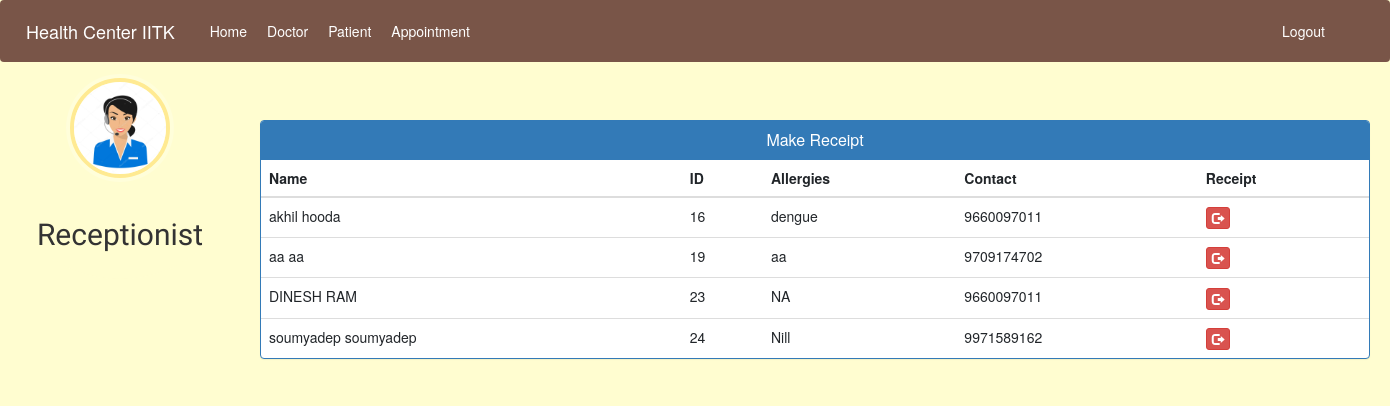
The page /admin-discharge-patient (signed in) on the database its author committed.
### hospital/models.py (models this page shows, shortened)
class Patient(models.Model):
    user = models.OneToOneField(User, on_delete=models.CASCADE)
    profile_pic = models.ImageField(
        upload_to='profile_pic/PatientProfilePic/', default='../static/images/error.jpg', null=True, blank=True)
    address = models.CharField(max_length=40)
    mobile = models.CharField(max_length=20, null=False)
    symptoms = models.CharField(max_length=100, null=False)
    assignedDoctorId = models.PositiveIntegerField(null=True)
    admitDate = models.DateField(auto_now=True)
    status = models.BooleanField(default=False)
    @property
    def get_name(self):
        return self.user.first_name+" "+self.user.last_name
    @property
    def get_id(self):
        return self.user.id

### hospital/views.py (the view)
# urls.py: path('admin-discharge-patient', views.admin_discharge_patient_view,
@login_required(login_url='adminlogin')
@user_passes_test(is_admin)
def admin_discharge_patient_view(request):
    patients = models.Patient.objects.all().filter(status=True)
    return render(request, 'hospital/admin_discharge_patient.html', {'patients': patients})

### hospital/views.py (called while the page is built)
def is_admin(user):
    return user.groups.filter(name='ADMIN').exists()

### templates/hospital/admin_discharge_patient.html (shortened to what this page needs)
{% extends 'hospital/admin_base.html' %}
{% block content %}
<head>
  <link href="//netdna.bootstrapcdn.com/bootstrap/3.0.0/css/bootstrap.min.css" rel="stylesheet" id="bootstrap-css">
</head>
<div class="container">
  <br/>
  <br/>
  <br/>
  <br/>
  <div class="panel panel-primary">
    <div class="panel-heading">
      <h6 class="panel-title">Make Receipt</h6>
    </div>
    <table class="table table-hover" id="dev-table">
      <thead>
        <tr>
          <th>Name</th>
          <th>ID</th>
          <th>Allergies</th>
          <th>Contact</th>
          <th>Receipt</th>
        </tr>
      </thead>
      {% for p in patients %}
      <tr>
        <td> {{p.get_name}}</td>
        <td>{{p.get_id}}</td>
        <td>{{p.symptoms}}</td>
        <td>{{p.mobile}}</td>
        <td><a class="btn btn-danger btn-xs" href="{% url 'discharge-patient' p.id  %}"><span class="glyphicon glyphicon-log-out"></span></a></td>
      </tr>
      {% endfor %}
    </table>
  </div>
</div>
{% endblock content %}

### static/style.css (style rules this page uses)
body { padding-left: 240px; }

### templates/hospital/admin_base.html (style rules this page uses)
a:link { text-decoration: none; }
a { color: rgb(202, 35, 35); }
body { background-color: rgb(255, 253, 208); font-family: 'Work Sans', sans-serif; }

### templates/hospital/admin_discharge_patient.html (style rules this page uses)
a:link { text-decoration: none; }
h6 { text-align: center; }

### rows shown on the page
Patient: get_name "akhil hooda", get_id "16", symptoms "dengue", mobile "9660097011"
Patient: get_name "aa aa", get_id "19", symptoms "aa", mobile "9709174702"
Patient: get_name "DINESH RAM", get_id "23", symptoms "NA", mobile "9660097011"
Patient: get_name "soumyadep soumyadep", get_id "24", symptoms "Nill", mobile "9971589162"
